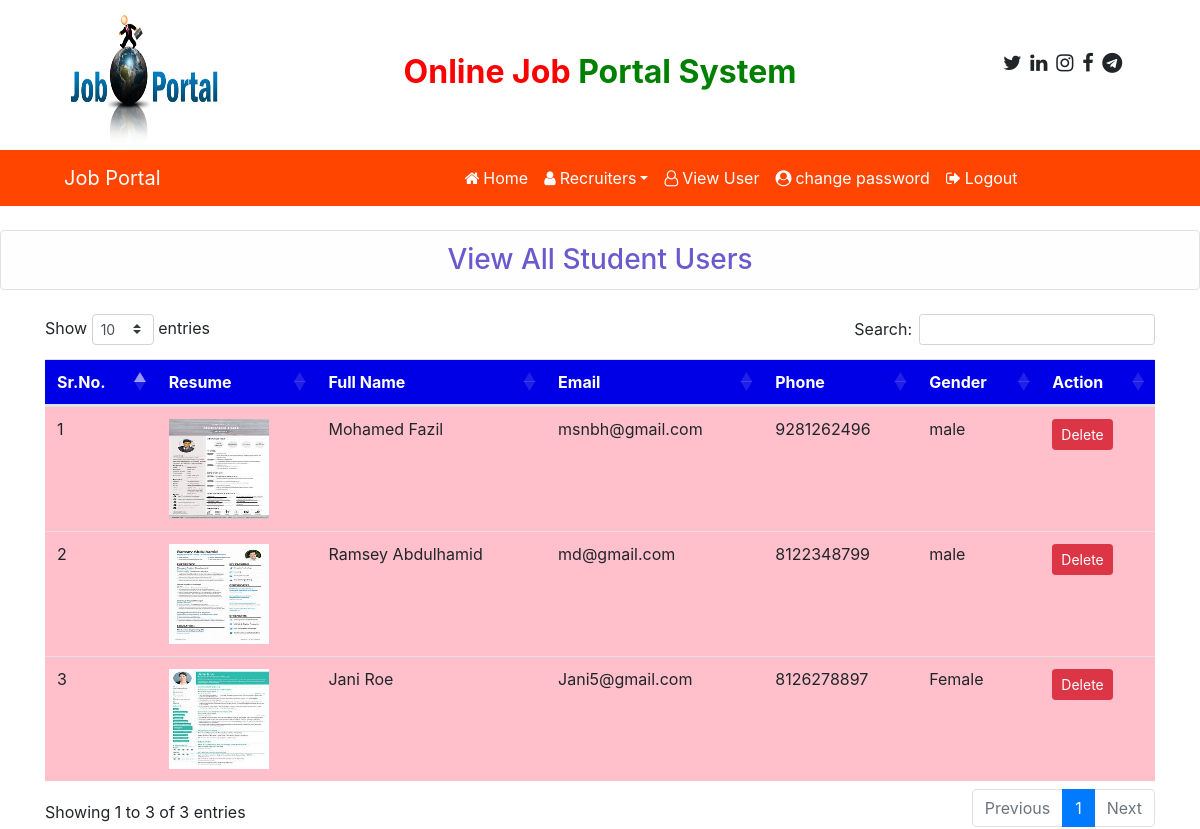
Screenshot of /view_users with the database file from the repository.
### job/models.py (models this page shows, shortened)
class Student(models.Model):
    user = models.ForeignKey(User, on_delete=models.CASCADE, null=True)
    first_name = models.CharField(max_length=60)
    last_name = models.CharField(max_length=50)
    gender = models.CharField(max_length=50, null=True)
    resume = models.FileField(null=True)
    phone = models.CharField(max_length=15)
    email = models.EmailField()
    password = models.CharField(max_length=500, null=True)

### job/views.py (the view)
# urls.py: path('view_users', view_users, name="view_users"),
def view_users(request):
    data = Student.objects.all()
    d = {'data': data}
    return render(request, 'view_users.html', d)

### job/templates/view_users.html
{% load static %}
{% block body %}
{%include 'admin_navigation.html'%}
<h3 class="alert alert-light border rounded mt-4 mb-4 text-center " style="color:slateblue ">View All Student Users </h3>
<div class = container>
<table class="table table-hover " id="example"  style="width:100%">
    <thead>
    <tr style ="background-color:#0000E6 ; color:white">
        <th>Sr.No.</th>
        <th>Resume</th>
        <th>Full Name</th>
        <th>Email</th>
        <th>Phone</th>
        <th>Gender</th>
        <th>Action</th>
    </tr>
    </thead>
    <tbody>
    {% for i in data %}
    <tr style = "background-color:#FFC0CB">
        <td>{{forloop.counter}}</td>
        <td><img src ="{{i.resume.url}}" style="width:100px; height:100px"></td>
        <td>{{i.first_name}} {{i.last_name}}</td>
        <td>{{i.email}}</td>
        <td>{{i.phone}}</td>
        <td>{{i.gender}}</td>
        <td><a href ="{% url 'delete_user' i.id %}" class="btn btn-danger btn-sm" onclick="return confirm('Are You Really Want To Delete')">Delete</a></td>
    </tr>
    {% endfor %}
    </tbody>
</table>
</div>
{% endblock %}

### job/templates/admin_navigation.html (shortened to what this page needs)
<html>
<head>
    {% load static %}
     <link rel="stylesheet" href="https://maxcdn.bootstrapcdn.com/bootstrap/4.5.2/css/bootstrap.min.css">
<link rel="stylesheet" href="https://cdnjs.cloudflare.com/ajax/libs/font-awesome/4.7.0/css/font-awesome.min.css">
<link rel = "stylesheet" href="https://cdnjs.cloudflare.com/ajax/libs/twitter-bootstrap/4.5.2/css/bootstrap.css">
<link rel = "stylesheet" href="https://cdn.datatables.net/1.10.25/css/dataTables.bootstrap4.min.css">
</head>
<body>
<div class="container">
 <div class="row">
    <div class="col-sm-3 ">
        <img src="{% static 'images/job1.png' %}" style = "width:180px ; height:150px">
    </div>
         <div class="col-sm-6 mt-5 text-center">
        <span style="font-weight:bold ; font-size :32px">
            <span style ='color:red'>Online Job</span>
            <span style ='color:green'>Portal System</span>
        </span>
         </div>
         <div class="col-sm-3 mt-5 " style = "padding-left:10%">
             <span style="font-weight:bold ; font-size : 20px">
                 <span><i class="fa fa-twitter pl-1"></i></span>
                 <span><i class="fa fa-linkedin pl-1"></i></span>
                 <span><i class="fa fa-instagram pl-1"></i></span>
                 <span><i class="fa fa-facebook pl-1"></i></span>
                 <span><i class="fa fa-telegram pl-1"></i></span>
             </span>
         </div>
 </div>
</div>
<nav class="navbar navbar-expand-lg " style="background-color:orangered">
  <a class="navbar-brand text-white pl-5 " href="#">Job Portal</a>
  <div class="collapse navbar-collapse" id="navbarNav">
    <ul class="navbar-nav">
      <li class="nav-item active">
        <a class="nav-link" href="{% url 'admin_home' %}" style="margin-left:280px"><i class="fa fa-home mr-1"></i>Home <span class="sr-only">(current)</span></a>
      </li>
      <li class="nav-item dropdown">
        <a class="nav-link dropdown-toggle" href="#" data-toggle="dropdown"><i class="fa fa-user mr-1"></i>Recruiters</a>
      </li>
      <li class="nav-item">
        <a class="nav-link" href="{% url 'view_users' %}"><i class="fa fa-user-o mr-1"></i>View User</a>
      </li>
      <li class="nav-item">
        <a class="nav-link" href="{% url 'change_adminpassword' %}"><i class="fa fa-user-circle mr-1"></i>change password</a>
      </li>
      <li class="nav-item">
        <a class="nav-link" href="{% url 'Logout' %}"><i class="fa fa-sign-out mr-1"></i>Logout</a>
      </li>
    </ul>
  </div>
</nav>
</body>
</html>

### job/templates/admin_navigation.html (style rules this page uses)
.nav-link { color:white ! important }

### rows the page displays
Student: resume (picture), first_name "Mohamed", last_name "Fazil", email "msnbh@gmail.com", phone "9281262496", gender "male"
Student: resume (picture), first_name "Ramsey", last_name "Abdulhamid", email "md@gmail.com", phone "8122348799", gender "male"
Student: resume (picture), first_name "Jani", last_name "Roe", email "Jani5@gmail.com", phone "8126278897", gender "Female"
